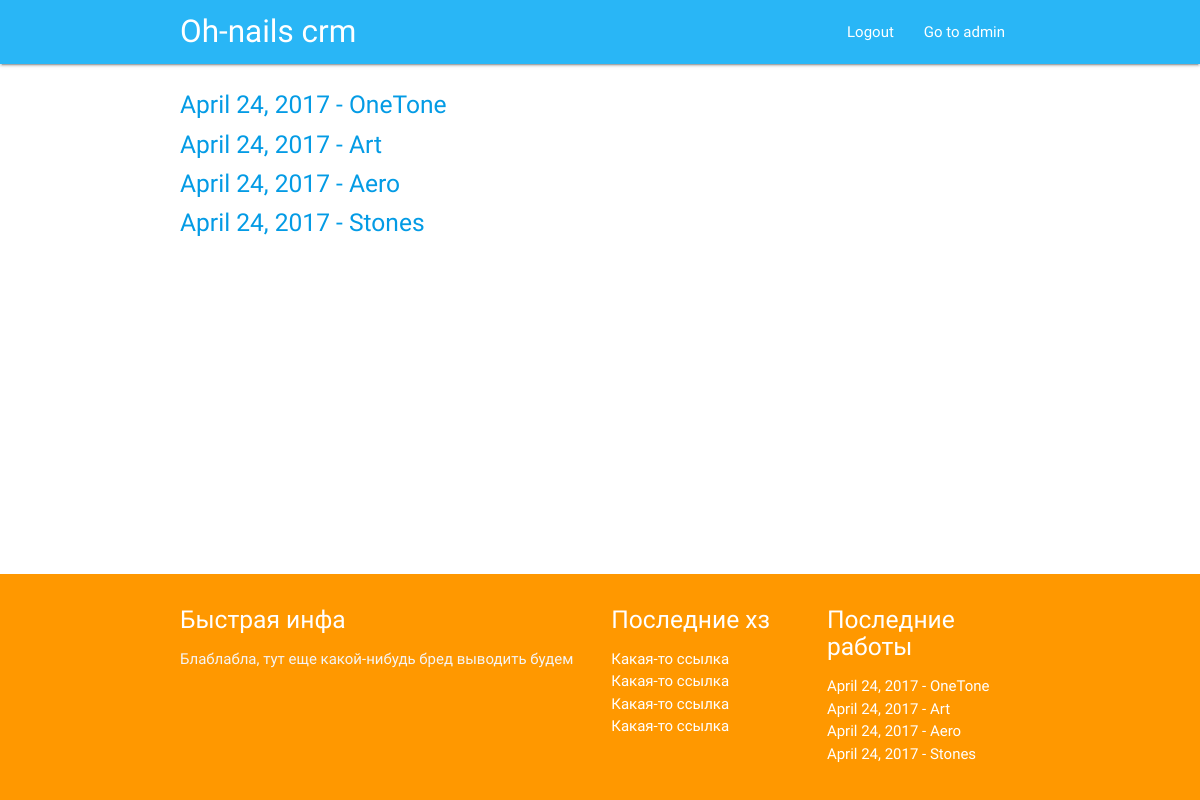
The page /works/ (signed in) on the database its author committed.
### core/models.py (models this page shows, shortened)
class work(models.Model):
    work_uuid = models.UUIDField(default=uuid.uuid4, editable=False, unique=True)
    date = models.DateField(default=timezone.now)
    cost = models.IntegerField(default=0)
    work_category = models.CharField(max_length=100, blank=True)
    client = models.CharField(max_length=300, default='Выбери клиента')

### core/views.py (the view)
# urls.py: url(r'^works/$', views.work_list, name='work_list'),
@login_required
def work_list(request):
    works = work.objects.all()
    return render(request, 'work_list.html', {'works': works})

### core/templates/work_list.html (shortened to what this page needs)
{% extends 'base.html' %}
{% block content %}
  <div class="container">
    <div class="section">
        {% for work in works %}
        <h5><a href="{% url 'work_detail' pk=work.pk %}">{{ work.date }} - {{ work.work_category }}</a></h5>
        {% endfor %}
    </div>
  </div>
{% endblock %}

### core/templates/base.html (shortened to what this page needs)
<!DOCTYPE html>
<html lang="en">
<head>
  {% load static %}
  <link href="{% static "css/materialize.css" %}" type="text/css" rel="stylesheet" media="screen,projection"/>
  <link href="{% static "css/admin-style.css" %}" type="text/css" rel="stylesheet" media="screen,projection"/>
</head>
<body>
  <nav class="light-blue lighten-1" role="navigation">
    <div class="nav-wrapper container"><a id="logo-container" href="/main" class="brand-logo">Oh-nails crm</a>
      <ul class="right hide-on-med-and-down">
        <li><a href="/admin/">Go to admin</a></li>
      </ul>
      <ul class="right hide-on-med-and-down">
        <li><a href="/logout/">Logout</a></li>
      </ul>
    </div>
  </nav>
{% block content %}
{% endblock %}
{% if user.is_authenticated %}
  <footer class="page-footer orange">
    <div class="container">
      <div class="row">
        <div class="col l6 s12">
          <h5 class="white-text">Быстрая инфа</h5>
          <p class="grey-text text-lighten-4">Блаблабла, тут еще какой-нибудь бред выводить будем</p>
        </div>
        <div class="col l3 s12">
          <h5 class="white-text">Последние хз</h5>
          <ul>
            <li><a class="white-text" href="#!">Какая-то ссылка</a></li>
            <li><a class="white-text" href="#!">Какая-то ссылка</a></li>
            <li><a class="white-text" href="#!">Какая-то ссылка</a></li>
            <li><a class="white-text" href="#!">Какая-то ссылка</a></li>
          </ul>
        </div>
        <div class="col l3 s12">
          <h5 class="white-text">Последние работы</h5>
          <ul>
{% for work in works %}
        <li><a class="white-text" href="{% url 'work_detail' pk=work.pk %}">{{ work.date }} - {{ work.work_category }}</a></li>
{% endfor %}
          </ul>
        </div>
      </div>
    </div>
  </footer>
{% endif %}
  </body>
</html>

### rows shown on the page
work: date "April 24, 2017", work_category "OneTone"
work: date "April 24, 2017", work_category "Art"
work: date "April 24, 2017", work_category "Aero"
work: date "April 24, 2017", work_category "Stones"
